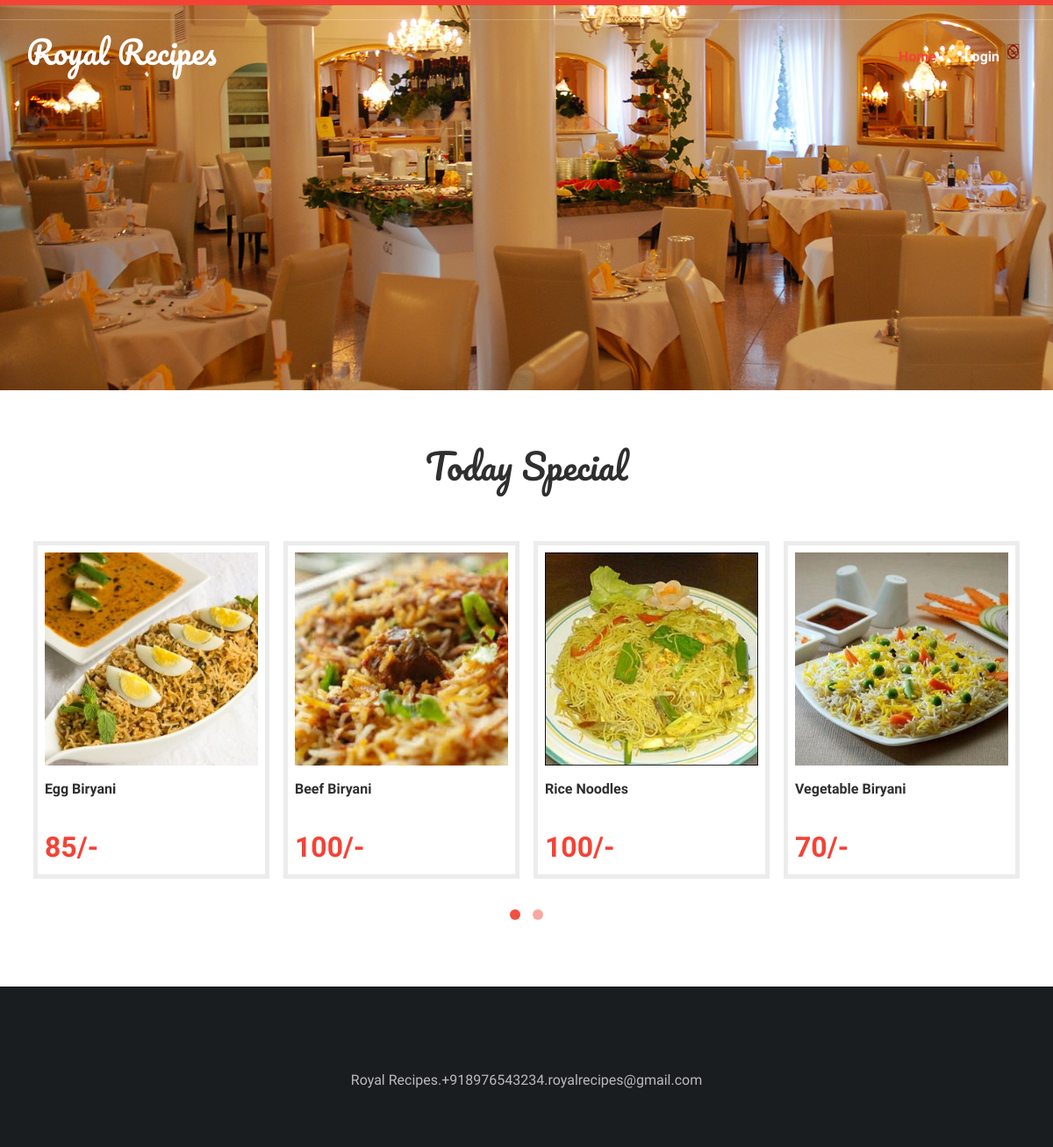
Screenshot of /rst_r_rent/index.php with the database file from the repository.
### tables this page shows
CREATE TABLE IF NOT EXISTS `item_data` (
  `id` int(11) NOT NULL AUTO_INCREMENT,
  `cat_id` int(11) NOT NULL,
  `item_nme` varchar(150) NOT NULL,
  `amt` float NOT NULL,
  `pic` varchar(10) NOT NULL,
  `st` int(11) NOT NULL,
  PRIMARY KEY (`id`)
);

### rst_r_rent/index.php (the view, shortened to what this page needs)
<?php
include './connection.php';
?>
<!DOCTYPE html>
<html lang="en">
<head>
<link href="web/css/bootstrap.css" rel="stylesheet" type="text/css" media="all" />
<link rel="stylesheet" href="web/css/style.css" type="text/css" media="all" />
<link rel="stylesheet" href="web/css/owl.carousel.css" type="text/css" media="all">
<link href="web/css/owl.theme.css" rel="stylesheet">
<link href="web/css/font-awesome.css" rel="stylesheet">
<link rel="stylesheet" href="web/css/lightbox.css">
</head>
<body>
	<div class="w3layouts-banner-top">
	</div>
	<div class="banner" style="background:url('images.jpg')" >
		<div class="top-banner">
		</div>
		<div class="header">
			<div class="container">
				<div class="logo">
					<h1>
                                            <a href="index.php">Royal Recipes</a>
					</h1>
				</div>
				<div class="top-nav">
					<nav class="navbar navbar-default">
						<div class="collapse navbar-collapse" id="bs-example-navbar-collapse-1">
							<ul class="nav navbar-nav">
                                                            <li><a class="active" href="index.php">Home</a></li>
								<li><a href="login.php">Login</a></li>
							</ul>
							<div class="clearfix"> </div>
						</div>
					</nav>
				</div>
				<div class="clearfix"> </div>
			</div>
		</div>
	</div>
	<div class="special">
		<div class="container">
			<div class="wthree-special-heading">
				<h3>Today Special</h3>
			</div>
			<div class="special-grids">
				<div id="owl-demo" class="owl-carousel owl-theme">
                                    <?php
                $sel_itm=mysqli_query($dbcon,"select * from item_data order by rand()");
                if(mysqli_num_rows($sel_itm)>0)
                {
                    while($ritm=mysqli_fetch_row($sel_itm))
                    {
                        ?>
						<div class="item">
							<div class="w3-agileits-special-grid-info">
								<img src="admin/item_pic/<?php echo $ritm[4] ?>" class="img img-responsive" />
								<div class="agile-special-grid-text">
									<h5><?php echo $ritm[2] ?></h5>
									<p><?php echo $ritm[3] ?>/-</p>
								</div>
							</div>
						</div>
                                    <?php
                    }
                }
                ?>
				</div>
			</div>
		</div>
	</div>
	<div class="w3-agile-footer">
		<div class="container">
			<div class="agileits-w3layouts-copyright">
				<p>Royal Recipes.+918976543234.royalrecipes@gmail.com</p>
			</div>
		</div>
	</div>
</body>
</html>

### rst_r_rent/web/css/style.css (style rules this page uses)
body a { transition: 0.5s all; -webkit-transition: 0.5s all; -o-transition: 0.5s all; -moz-transition: 0.5s all; -ms-transition: 0.5s all; }
html, body { font-size: 100%; font-family: 'Open Sans Condensed'; }
body { background:#FFFFFF; }
.w3layouts-banner-top { padding: .2em 0; background: #F44336; }
.banner { background: url(../images/1.jpg) no-repeat 0px 0px; background-size: cover; padding: 0em 0 12em; }
.top-banner { padding: .5em 0; border-bottom: solid 1px rgba(255, 255, 255, 0.23); }
.logo { float: left; margin: 1em 0 0 0; }
.logo h1 { margin:0; }
.logo h1 a { color:#fff; font-size:1em; text-decoration:none; font-family: 'Pacifico', cursive; }
.top-nav { margin: 2em 0 0 0; float: right; }
.top-nav ul { padding: 0; margin: 0; }
.top-nav ul li { display: inline-block; margin: 0 1em; float: left; }
ul.nav.navbar-nav { float: right; }
.navbar-default { background:none; border:none; }
.top-nav ul li a { color: #fff !important; font-size: 1em; margin: 0; text-decoration: none; padding: 0; font-weight: 700; }
.top-nav ul li a.active { color: #F44336 !important; }
.services,.offer,.special,.w3-agile-footer,.w3l-about-top,.different,.team,.codes,.typography,.gallery,.contact { padding:4em 0; }
.services-heading h2,.w3l-offer-heading h3,.wthree-special-heading h3,.w3-about-heading h2,.w3-different-heading h3,.agileits-team-heading h3,.contact-form h3,.w3ls-contact-grids h3 { color: #2f2f2f; margin: 0; font-size: 2.5em; text-transform: capitalize; font-family: 'Pacifico', cursive; text-align: center; }
.special-grids { margin:4em 0 0 0; }
.w3-agileits-special-grid-info { position: relative; overflow: hidden; padding: .5em; margin: 0 .5em; border: solid 5px #ececec; }
.w3-agileits-special-grid-info img { width:100%; }
.agile-special-grid-text h5 { color: #2f2f2f; font-size: 1em; margin: 1em 0 0 0; line-height: 1.4em; font-weight: 700; }
.agile-special-grid-text p { color: #f44336; font-size: 2em; margin: 1em 0 0 0; font-weight: 700; }
.w3-agile-footer { background: #191d20; }
.agileits-w3layouts-copyright { text-align: center; margin: 2em 0 0 0; }
.agileits-w3layouts-copyright p { margin:0; font-size: 1em; color: #BBBBBB; }

### rst_r_rent/web/css/lightbox.css (style rules this page uses)
body:after { content: url(../images/close.png) url(../images/prev.png) url(../images/next.png); display: none; }

### rows the page displays
item_data: pic (picture), item_nme "Egg Biryani", amt "85"
item_data: pic (picture), item_nme "Beef Biryani", amt "100"
item_data: pic (picture), item_nme "Rice Noodles", amt "100"
item_data: pic (picture), item_nme "Vegetable Biryani", amt "70"
